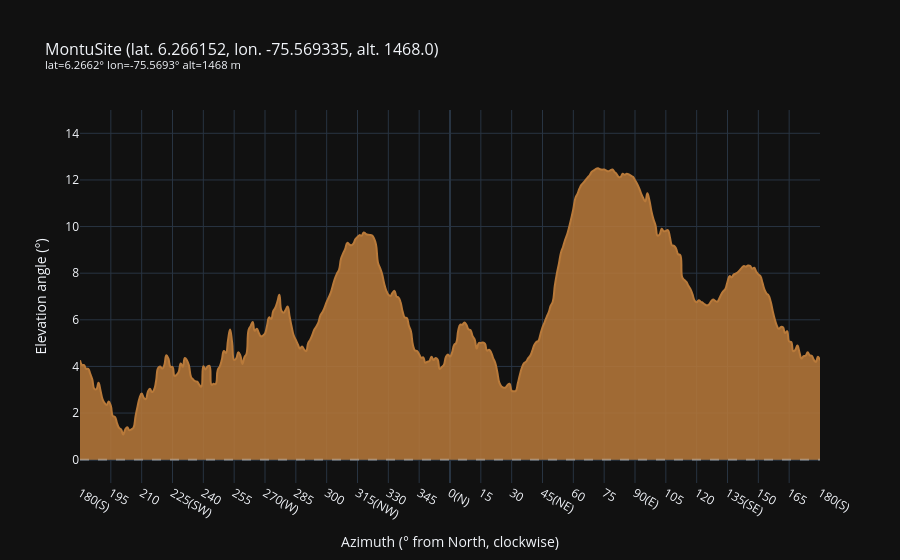

Write notebook code for a chart like this one.
### Markdown cell above
## Plotting the Horizon

`plot_horizon()` generates an interactive Plotly chart of the full 360° horizon silhouette. The dashed line at 0° marks the geometric (flat-earth) horizon.

### Code cell
fig = udea.horizon.plot_horizon(az_center=0, elev_view=15)

### Figure 1 — Plotly figure (JSON) as saved in the notebook; plotly's stock layout.template omitted (floating-point values rounded to 4 significant figures; data arrays with more than 128 entries replaced by an {"elided": "..."} marker saying what was removed)
{"data": [{"customdata": {"elided": "361x2 float values"}, "fill": "tozeroy", "fillcolor": "rgba(185,122,58,0.85)", "hovertemplate": "<b>Azimuth</b>: %{customdata[0]:.2f}°<br><b>Elevation</b>: %{y:.2f}°<br><b>Distance</b>: %{customdata[1]:.1f} km<extra></extra>", "line": {"color": "#b97a3a", "shape": "spline", "smoothing": 1.3, "width": 2}, "mode": "lines", "name": "Horizon", "type": "scatter", "x": {"elided": "361 float values"}, "y": {"elided": "361 float values"}}], "layout": {"hovermode": "x unified", "margin": {"b": 50, "t": 110}, "shapes": [{"line": {"color": "rgba(255,255,255,0.3)", "dash": "dash"}, "type": "line", "x0": 0, "x1": 1, "xref": "x domain", "y0": 0, "y1": 0, "yref": "y"}], "title": {"font": {"size": 16}, "text": "MontuSite (lat. 6.266152, lon. -75.569335, alt. 1468.0)<br><sup>lat=6.2662° lon=-75.5693° alt=1468 m<br>&nbsp;</sup>"}, "xaxis": {"range": [-180, 180], "tickmode": "array", "ticktext": ["180(S)", "195", "210", "225(SW)", "240", "255", "270(W)", "285", "300", "315(NW)", "330", "345", "0(N)", "15", "30", "45(NE)", "60", "75", "90(E)", "105", "120", "135(SE)", "150", "165", "180(S)"], "tickvals": [-180, -165, -150, -135, -120, -105, -90, -75, -60, -45, -30, -15, 0, 15, 30, 45, 60, 75, 90, 105, 120, 135, 150, 165, 180], "title": {"text": "Azimuth (° from North, clockwise)"}}, "yaxis": {"range": [-1, 15], "title": {"text": "Elevation angle (°)"}}}}
